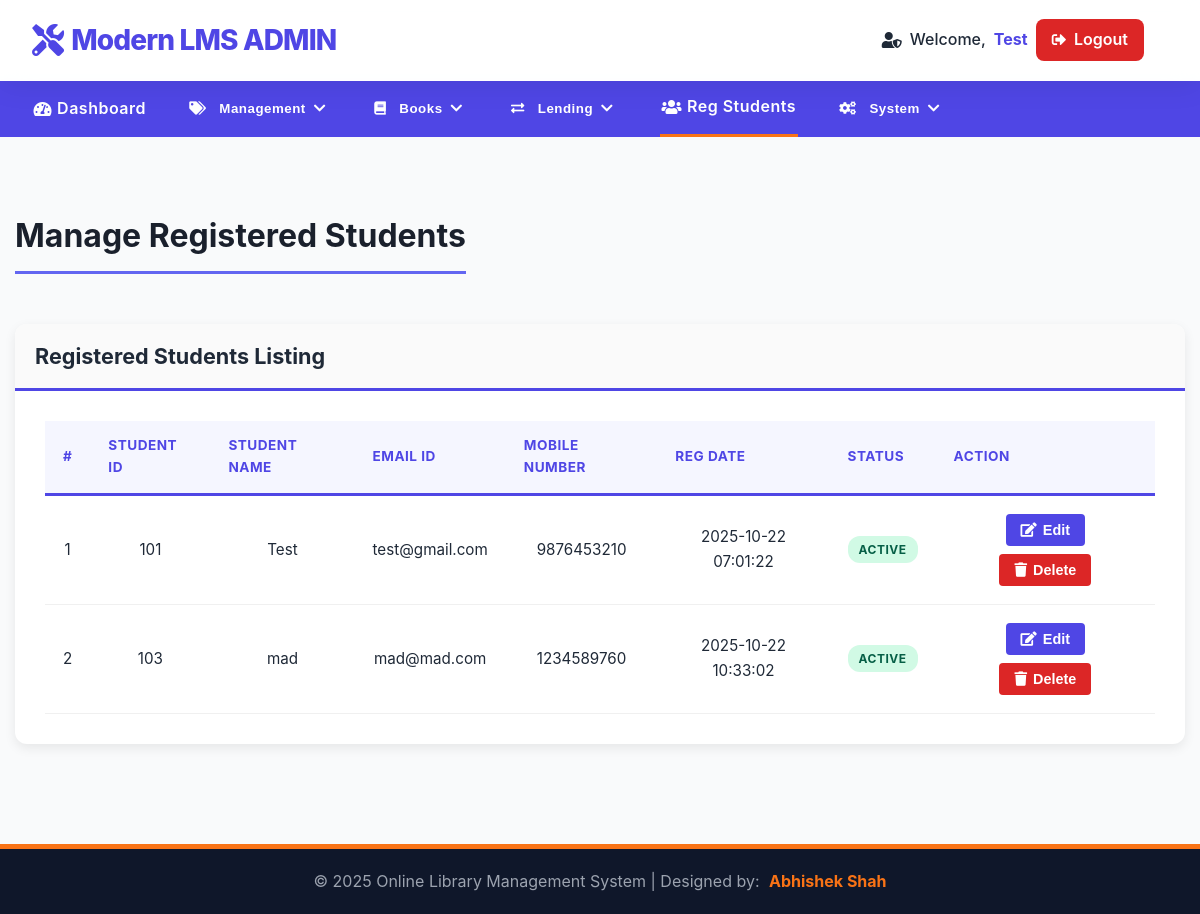
The app's page /library/admin/reg-students.php (signed in) with its own data.
### tables this page shows
CREATE TABLE `tblstudents` (
  `id` int(11) NOT NULL,
  `StudentId` int(100) NOT NULL,
  `FullName` varchar(120) NOT NULL,
  `EmailId` varchar(120) NOT NULL,
  `MobileNumber` char(11) NOT NULL,
  `Password` varchar(120) NOT NULL,
  `Status` int(1) NOT NULL DEFAULT 1,
  `RegDate` timestamp NULL DEFAULT current_timestamp(),
  `UpdationDate` timestamp NULL DEFAULT NULL ON UPDATE current_timestamp()
);

### library/admin/reg-students.php (the view, shortened to what this page needs)
<?php
include('includes/config.php');
if(strlen($_SESSION['alogin'])==0) {
    header('location:../../index.php');
    exit;
} else {
    $sql = "SELECT
                StudentId,                  /* Student Roll Number / Unique ID */
                FullName,                   /* Student Name */
                EmailId,
                MobileNumber,
                RegDate,
                Status
            FROM tblstudents";
    $query = $dbh -> prepare($sql);
    $query->execute();
    $results=$query->fetchAll(PDO::FETCH_OBJ);
?>
<!DOCTYPE html>
<html xmlns="http://www.w3.org/1999/xhtml">
<head>
    <link href="assets/css/style.css" rel="stylesheet" />
    <link href="assets/css/font-awesome.css" rel="stylesheet" />
    <link rel="stylesheet" href="https://cdnjs.cloudflare.com/ajax/libs/font-awesome/5.15.4/css/all.min.css">
    <link href="assets/js/dataTables/dataTables.bootstrap.css" rel="stylesheet" />
</head>
<body>
    <?php include('includes/header.php');?>
<div class="content-wrapper">
        <div class="container">
            <div class="row">
                <div class="col-md-12">
                    <h4 class="header-line">Manage Registered Students</h4>
                </div>
            </div>
            <div class="row">
                <div class="col-md-12">
                    <div class="panel-default">
                        <div class="panel-heading">
                            Registered Students Listing
                        </div>
                        <div class="panel-body">
                            <div class="table-responsive">
                                <table class="custom-table" id="dataTables-example">
                                    <thead>
                                        <tr>
                                            <th>#</th>
                                            <th>Student ID</th>
                                            <th>Student Name</th>
                                            <th>Email Id</th>
                                            <th>Mobile Number</th>
                                            <th>Reg Date</th>
                                            <th>Status</th>
                                            <th>Action</th>
                                        </tr>
                                    </thead>
                                    <tbody>
                                        <?php
                                        $cnt=1;
                                        if($query->rowCount() > 0) {
                                            foreach($results as $result) { ?>
                                                <tr class="odd gradeX">
                                                    <td class="center"><?php echo htmlentities($cnt);?></td>
                                                    <td class="center"><?php echo htmlentities($result->StudentId);?></td>
                                                    <td class="center"><?php echo htmlentities($result->FullName);?></td>
                                                    <td class="center"><?php echo htmlentities($result->EmailId);?></td>
                                                    <td class="center"><?php echo htmlentities($result->MobileNumber);?></td>
                                                    <td class="center"><?php echo htmlentities($result->RegDate);?></td>
                                                    <td class="center">
                                                        <?php if($result->Status == 1) { ?>
                                                            <span class="status-badge active-status"><?php echo htmlentities("Active"); ?></span>
                                                            <?php } else { ?>
                                                                <span class="status-badge blocked-status"><?php echo htmlentities("Blocked"); ?></span>
                                                                <?php } ?>
                                                    </td>
                                                    <td>
                                                        <a href="edit-student.php?stdid=<?php echo htmlentities($result->StudentId);?>"><button class="custom-btn btn-primary-theme"><i class="fa fa-edit "></i> Edit</button>
                                                        <a href="reg-students.php?del=<?php echo htmlentities($result->StudentId);?>" onclick="return confirm('Are you sure you want to delete this student record?');" >
                                                        <button class="custom-btn btn-danger-theme"><i class="fa fa-trash"></i> Delete</button>
                                                        </a>
                                                    </td>
                                                </tr>
                                        <?php $cnt++; }
                                        } ?>
                                    </tbody>
                                </table>
                            </div>
                        </div>
                    </div>
                </div>
            </div>
        </div>
    </div>
    <?php include('includes/footer.php');?>
</body>
</html>
<?php } ?>

### library/admin/assets/css/style.css (style rules this page uses)
body { font-family: "Inter", "Segoe UI", "Roboto", "sans-serif"; margin: 0; background: linear-gradient(180deg, #eef2ff 0%, #f9fafb 50%, #f9fafb 100%); color: var(--text-dark); display: flex; flex-direction: column; min-height: 100vh; overflow-x: hidden; line-height: 1.6; }
.content-wrapper { flex-grow: 1; padding: 2.5rem 0; background: var(--bg-light); padding-top: 30px; padding-bottom: 50px; }
:root { --primary-indigo: #4f46e5; --accent-orange: #f97316; --danger-red: #dc2626; --bg-light: #f9fafb; --text-dark: #1f2937; --text-gray: #6c757d; --border-radius: 8px; }
* { box-sizing: border-box; }
.container { max-width: 1300px; margin: 0 auto; padding: 0 15px; }
.row { display: flex; flex-wrap: wrap; margin-left: -15px; margin-right: -15px; }
.col-md-12 { width: 100%; padding-left: 15px; padding-right: 15px; margin-bottom: 20px; }
.panel-default { background: #ffffff; border: 1px solid #d3dce6; border-radius: 12px; box-shadow: 0 12px 25px rgba(0, 0, 0, 0.1); margin-bottom: 30px; }
.panel-heading { font-size: 1.35rem; font-weight: 700; color: var(--text-dark); border-bottom: 3px solid var(--primary-indigo); background: #fafafa; border-top-left-radius: 12px; border-top-right-radius: 12px; border-radius: 12px 12px 0 0; padding: 15px 20px; }
.panel-body { padding: 30px; }
.custom-table { width: 100%; border-collapse: collapse; margin-bottom: 0; color: var(--text-dark); }
.custom-table th, .custom-table td { padding: 14px 18px; vertical-align: middle; border-bottom: 1px solid #f0f0f0; text-align: left; font-size: 0.95rem; }
.custom-table thead th { font-size: 0.85rem; font-weight: 700; color: var(--primary-indigo); background-color: #f5f6ff; text-transform: uppercase; letter-spacing: 0.5px; border-bottom: 3px solid var(--primary-indigo); }
.custom-table tbody tr { transition: background-color 0.2s; }
.custom-table td.center { text-align: center; }
.custom-table td:last-child { text-align: center; }
.custom-btn { display: inline-flex; align-items: center; padding: 8px 15px; margin: 4px 6px; border: none; border-radius: 4px; font-size: 0.9rem; font-weight: 600; cursor: pointer; transition: background-color 0.2s, transform 0.1s; text-decoration: none; }
.custom-btn i { margin-right: 6px; font-size: 1em; }
.btn-primary-theme { background-color: var(--primary-indigo); color: white; }
.btn-danger-theme { background-color: var(--danger-red); color: white; }
.header-line { font-size: 2rem; font-weight: 700; color: #1a202c; border-bottom: 3px solid #6366f1; padding-bottom: 10px; margin-bottom: 30px; display: inline-block; width: auto; }
.panel-default { border: none; box-shadow: 0 4px 12px rgba(0, 0, 0, 0.08); border-radius: 12px; background: #ffffff; }
.status-badge { padding: 6px 14px; border-radius: 50px; font-size: 0.8em; font-weight: 700; letter-spacing: 0.5px; display: inline-block; min-width: 80px; text-align: center; color: white; }
.status-badge { padding: 6px 14px; border-radius: 50px; font-size: 0.8em; font-weight: 700; letter-spacing: 0.5px; display: inline-block; min-width: 70px; text-align: center; }

### library/admin/reg-students.php (style rules this page uses)
.status-badge { display: inline-block; padding: 4px 8px; border-radius: 12px; font-size: 12px; font-weight: 700; text-transform: uppercase; }
.active-status { background-color: #d1fae5; color: #065f46; }

### records on screen
tblstudents: StudentId "101", FullName "Test", EmailId "test@gmail.com", MobileNumber "9876453210", RegDate "2025-10-22 07:01:22"
tblstudents: StudentId "103", FullName "mad", EmailId "mad@mad.com", MobileNumber "1234589760", RegDate "2025-10-22 10:33:02"

### other values on screen
$adminName "Test"
